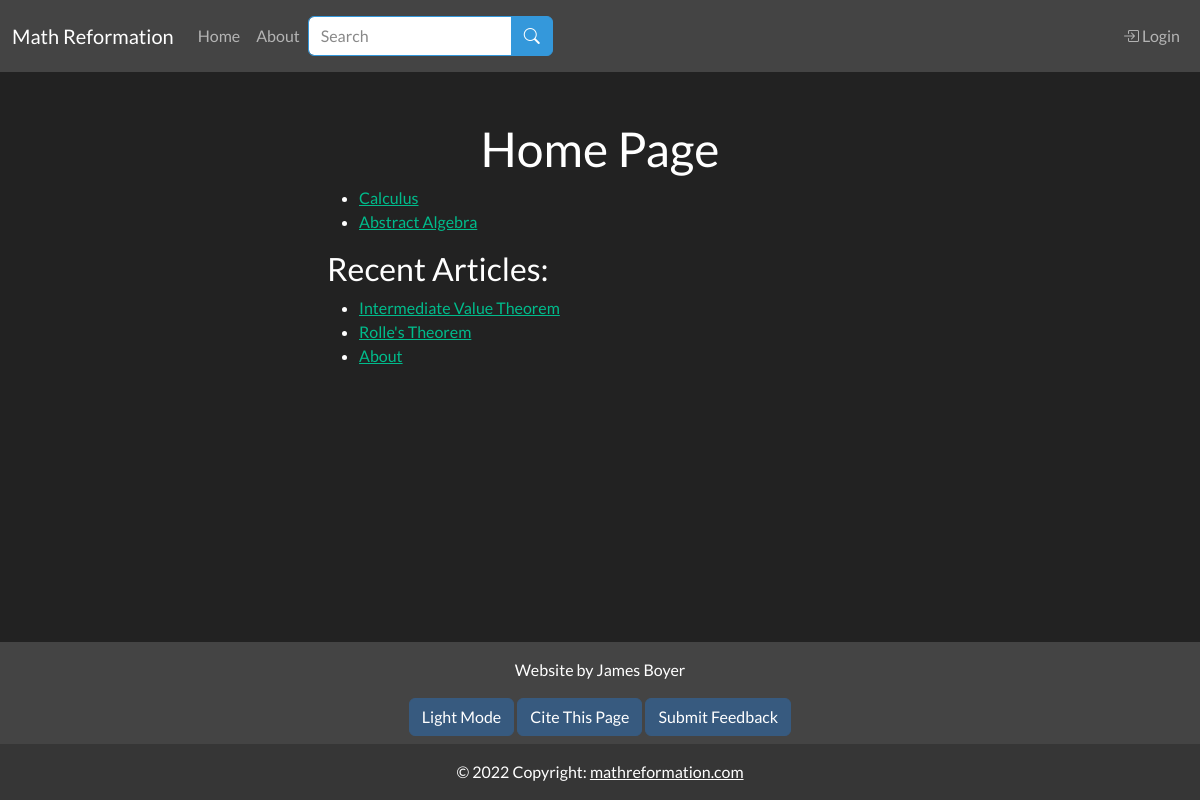
The page /index on the database as committed earlier.
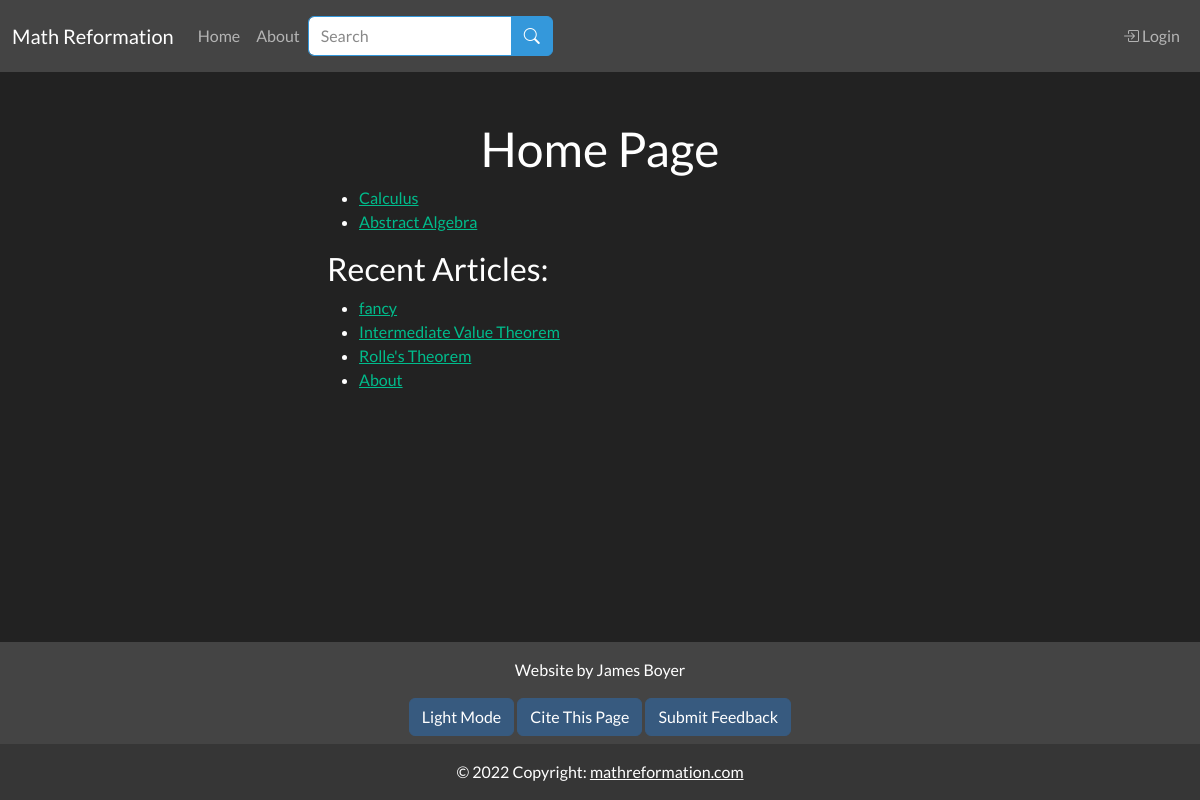
The same page on the database as committed later.
### app/models.py (models this page shows, shortened)
class SearchableMixin(object):
    @classmethod
    def search(cls, expression, page, per_page):
        ids, scores, total = query_index(cls.__tablename__, expression, page, per_page)
        if total == 0:
            return cls.query.filter_by(id=0), [], 0
        when = []
        for i in range(len(ids)):
            when.append((ids[i], i))
        return cls.query.filter(cls.id.in_(ids)).order_by( db.case(when, value=cls.id)), scores, total

class Category(SearchableMixin, db.Model):
    __searchable__ = ["body_main", "name"]
    id = db.Column(db.Integer, primary_key=True)
    name = db.Column(db.String(50), nullable=False, unique=True)
    path = db.Column(db.String(50), unique=True, nullable=False)
    body_main = db.Column(db.String(), index=True)
    body_draft = db.Column(db.String(), index=True)
    header = db.Column(db.String(), index=True)
    order = db.Column(db.Integer())
    is_visible = db.Column(db.Boolean())
    categorytype_id = db.Column(db.Integer, db.ForeignKey('categorytype.id'))
    parents = db.relationship('Category',secondary=parent_child_table,
        primaryjoin=id == parent_child_table.c.ChildId,
        secondaryjoin=id == parent_child_table.c.ParentId,
        backref= db.backref('children'))
    def ordered_children(self):
        if not self.children:
            return []
        children = np.array(self.children)
        children_idx = np.array([child.order if child.order else 1 for child in children])
        sorted_children_idx = np.argsort(children_idx)
        return children[sorted_children_idx]

class Article(SearchableMixin, db.Model):
    __searchable__ = ["body_main", "name"]
    id = db.Column(db.Integer, primary_key=True)
    name = db.Column(db.String(64), index=True, unique=True, nullable=False)
    path = db.Column(db.String(50), unique=True, nullable=False)
    date_added = db.Column(db.DateTime, nullable=False,
        default=datetime.utcnow)
    body_main = db.Column(db.String(), index=True)
    body_draft = db.Column(db.String(), index=True)
    is_visible = db.Column(db.Boolean())
    header = db.Column(db.String(), index=True)
    order = db.Column(db.Integer())
    user_id = db.Column(db.Integer, db.ForeignKey('user.id'))
    categories = db.relationship('Category', secondary = article_categories_table,
                                 backref=db.backref('articles', lazy=True), lazy=True)

### app/main/routes.py (the view)
@bp.route("/", methods=["GET"])
@bp.route("/index", methods=["GET"])
def index():
    math_category = Category.query.filter_by(name="math").first()
    recent_articles = Article.query.order_by(Article.date_added.desc()).filter_by(is_visible=True).limit(5)
    return render_template('main/index.html', title="Home", math_category=math_category, recent_articles=recent_articles)

### app/main/forms.py
class SearchForm(FlaskForm):
    q = StringField("Search", validators=[DataRequired()])
    submit = SubmitField("Search")
    def __init__(self, *args, **kwargs):
        if 'formdata' not in kwargs:
            kwargs['formdata'] = request.args
        if 'csrf_enabled' not in kwargs:
            kwargs['csrf_enabled'] = False
        super(SearchForm, self).__init__(*args, **kwargs)

### MathReformationWebsite.py (called while the page is built)
@app.context_processor
def add_imports():
    return dict(admin_permission=admin_permission, author_permission=author_permission, g=g)

### app/main/routes.py (called while the page is built)
@bp.before_app_request
def before_request():
    g.search_form = SearchForm(meta={'csrf': False})
    if g.search_form.validate():
        print("here")

### app/templates/main/index.html
{% extends "base.html" %}
{% block content %}
<h1 class="text-center">Home Page</h1>
<ul>
    {% for primary_category in math_category.ordered_children() %}
    {% if primary_category.is_visible == True %}
    <li>
        <a href = {{ url_for('main.category_page', path=primary_category.path)}}>
            {{ primary_category.name }}
        </a>
    </li>
    {% endif %}
    {% endfor %}
</ul>
<h3>Recent Articles:</h3>
<ul>
    {% for article in recent_articles %}
    <li>
        <a href = {{ url_for('main.article_page', path=article.path)}}>
            {{ article.name }}
        </a>
    </li>
    {% endfor %}
</ul>
{% endblock %}
{% block citation %}
{{ citation_info(page_type="Math Reformation", page_name="Index") }}
{% endblock %}

### app/templates/base.html (shortened to what this page needs)
{% from 'macros/general_macros.html' import citation_info %}
<!DOCTYPE html>
<html lang="en">
    <head>
        <link rel="stylesheet" href="https://cdn.jsdelivr.net/npm/bootstrap-icons@1.10.3/font/bootstrap-icons.css">
    </head>
    <body class="d-flex flex-column min-vh-100">
        <nav class="navbar navbar-expand-lg bg-secondary navbar-dark sticky-top">
            <div class="container-fluid">
                <a class="navbar-brand">Math Reformation</a>
                <div class="collapse navbar-collapse" id="collapsibleNavbar">
                    <ul class="navbar-nav me-auto">
                        <li class="nav-item">
                            <a class="nav-link" href="{{ url_for('main.index')}}">Home</a>
                        </li>
                        <li class="nav-item">
                            <a class="nav-link" href="{{ url_for('main.about')}}">About</a>
                        </li>
                        {% if g.search_form %}
                        <form class="d-flex input-group" method="get" action="{{ url_for('main.search') }}">
                                {{ g.search_form.q(class='form-control border-info',aria_describedby="button-addon2", placeholder=g.search_form.q.label.text) }}
                                <button type=submit class="btn btn-info" id="button-addon2">
                                    <i class="bi bi-search"></i>
                                </button>
                        </form>
                        {% endif %}
                    </ul>
                    <ul class="navbar-nav d-flex">
                        {% if current_user.is_anonymous %}
                        <li class="nav-item">
                            <a class="nav-link" href="{{ url_for('auth.login') }}">
                                <i class="bi bi-box-arrow-in-right"></i>  Login</a>
                        </li>
                        {% endif %}
                    </ul>
                </div>
            </div>
        </nav>
        <div class="wrapper flex-grow-1">
            <div class="container mt-5">
                <div class="row">
                    <div class="col-md-3"></div>
                    <div class="col-md-6">
                        {% block content %}
                        {% endblock %}
                    </div>
                    <div class="col-md-3"></div>
                </div>
            </div>
        </div>
        <footer class="bg-secondary text-center text-white">
            <div class="container p-3 pb-0">
                <section class="mb-2">
                    <p>Website by James Boyer</p>
                    <button id="theme_button" class="btn btn-primary" onclick="toggleTheme()">
                    </button>
                    <a class="btn btn-primary" href="{% block citation %}{% endblock %}">Cite This Page</a>
                    <a  class="btn btn-primary" href="{{ url_for('main.feedback')}}">Submit Feedback</a>
                </section>
            </div>
            <div class="text-center p-3" style="background-color: rgba(0, 0, 0, 0.2);">
                © 2022 Copyright:
                <a class="text-white" href="mathreformation.com">mathreformation.com</a>
            </div>
        </footer>
    </body>
</html>

### app/templates/macros/general_macros.html
{% macro citation_info(page_type, page_name) -%}
{% if page_name == "Citation" %}
{{ url_for('main.citation',
            page_type=page_type,
            page_name=page_name,
            page_url="citation") }}
{% else %}
{{ url_for('main.citation',
            page_type=page_type,
            page_name=page_name,
            page_url=request.path[1:].replace("/", "%2F")) }}
{% endif %}
{%- endmacro %}

Rows that differ between the two databases and show on the page:
added Article: name "fancy"
